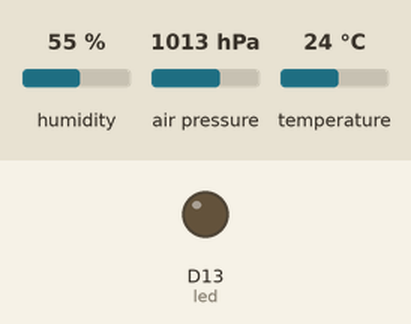
Simulated run of this program. Board: CircuitPython board. Shown: output pins drawn as LEDs (lit = HIGH). Inputs (shaded band) come from the test bench; at power-on: humidity 55 %, air pressure 1013 hPa, temperature 24 °C. WiFi joins after 1.5 s; web requests get an empty 200 reply after 0.4 s; library files of the repository ran but are not shown: secrets.py; what the program prints to the serial console is not drawn.

Above: at 0.1 s.
At 98.4 s:
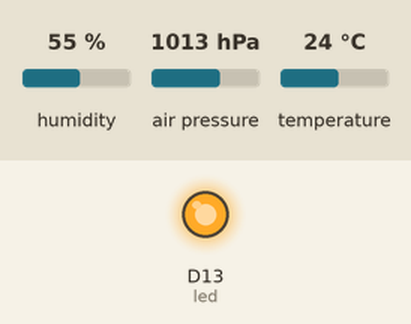
Timing chart, 0 to 100.8 s (numbered marks = the images above):
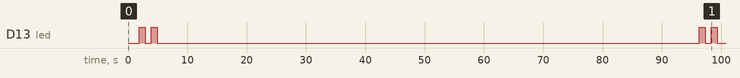

Measured:
- by itself, D13 (led): LOW → HIGH at 1.9 s, → LOW 1.0 s later, → HIGH 1.0 s later, → LOW 1.0 s later, … (8 changes in this stretch)

The program:

main.py
```python
import board
import busio
import digitalio
from digitalio import DigitalInOut
import time
import gc
import adafruit_bme280
from adafruit_onewire.bus import OneWireBus
ow_bus = OneWireBus(board.A5)

devices = ow_bus.scan()
for device in devices:
    print("ROM = {} \tFamily = 0x{:02x}".format([hex(i) for i in device.rom], device.family_code))

import adafruit_ds18x20
ds18b20 = adafruit_ds18x20.DS18X20(ow_bus, devices[0])

# Get Wifi and FarmOS details
try:
    from secrets import secrets
except ImportError:
    print("WiFi secrets are kept in secrets.py, please add them there!")
    raise

WIFI_ESSID=secrets['ssid']
WIFI_PASS=secrets['password']
farmos_pubkey=secrets['farmos_pubkey']
farmos_privkey=secrets['farmos_privkey']

base_url= "https://edgecollective.farmos.net/farm/sensor/listener/"

JSON_POST_URL = base_url+farmos_pubkey+"?private_key="+farmos_privkey

# esp32

import adafruit_esp32spi.adafruit_esp32spi_socket as socket
from adafruit_esp32spi import adafruit_esp32spi
import adafruit_requests as requests


esp32_cs = DigitalInOut(board.D12)
esp32_ready = DigitalInOut(board.D11)
esp32_reset = DigitalInOut(board.D10)

esp_spi = busio.SPI(board.SCK, board.MOSI, board.MISO)
esp = adafruit_esp32spi.ESP_SPIcontrol(esp_spi, esp32_cs, esp32_ready, esp32_reset)

led = digitalio.DigitalInOut(board.D13)
led.direction = digitalio.Direction.OUTPUT

def blink(delay,num_times):
    for i in range(num_times):
        led.value=True
        time.sleep(delay)
        led.value=False
        time.sleep(delay)


def connect(essid,password): # note that these are arguments are b'essid' and b'password'
    print("Connecting to AP...")
    while not esp.is_connected:
        try:
            esp.connect_AP(essid, password)
        except RuntimeError as e:
            print("could not connect to AP, retrying: ",e)
            continue
    print("Connected to", str(esp.ssid, 'utf-8'), "\tRSSI:", esp.rssi)

    # Initialize a requests object with a socket and esp32spi interface
    requests.set_socket(socket, esp)

# main loop

i2c = busio.I2C(board.SCL, board.SDA)
bme280 = adafruit_bme280.Adafruit_BME280_I2C(i2c)

bme280.sea_level_pressure = 1013.25


while True:

    success = 1

    try:
        gc.collect()

        ambient_temp=bme280.temperature
        humidity = bme280.humidity
        pressure = bme280.pressure
        probe_temp = float(ds18b20.temperature)


        json_data = {"ambient_temp" : ambient_temp,"humidity" : humidity, "pressure" : pressure,"probe_temp":probe_temp}

        print(json_data)

        print("Posting to ",JSON_POST_URL)

        connect(WIFI_ESSID,WIFI_PASS)

        response = requests.post(JSON_POST_URL, json=json_data)
        #print(response.content)

        response.close()

        print("Done. Sleeping for 90 sec")

    except Exception as e:
        print("error: "+str(e))
        success = 0

    if (success == 0):
        time.sleep(10)
        blink(.1,5)
    if (success == 1):
        blink(1,2)
        time.sleep(90)
```
